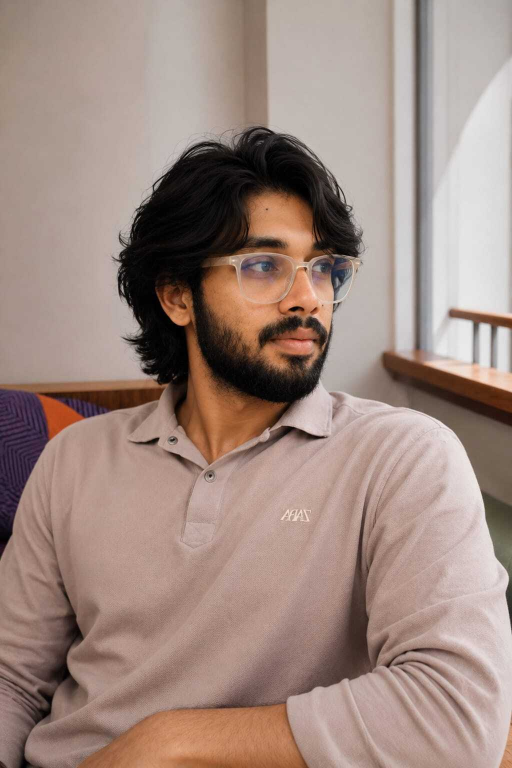
#> input picture face-ai/test.jpeg, 1024 x 1536 px (shown at 1/2 size)
$ python faceDetector.py
#> lines starting #> are read from the running program, lines starting #| are printed output that depends on the picture
import cv2
import os
import numpy as np


# ============================================================
# 1. LOAD FACE DETECTOR
# ============================================================

face_cascade = cv2.CascadeClassifier(
    cv2.data.haarcascades + "haarcascade_frontalface_default.xml"
)


# ============================================================
# 2. LOAD EYE DETECTOR
# ============================================================

eye_cascade = cv2.CascadeClassifier(
    cv2.data.haarcascades + "haarcascade_eye.xml"
)


# ============================================================
# 3. READ IMAGE
# ============================================================

image = cv2.imread("test.jpeg")
#> image is the input picture: shape (1536, 1024, 3); mean B, G, R 128.2, 137, 158.8

if image is None:
    print("Image not found!")
    exit()


# ============================================================
# 4. CONVERT IMAGE TO GRAYSCALE
# ============================================================

gray = cv2.cvtColor(image, cv2.COLOR_BGR2GRAY)
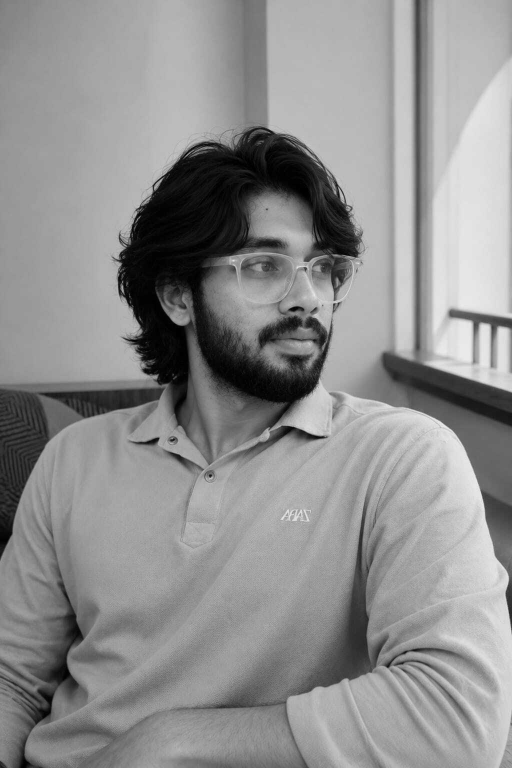
#> gray: shape (1536, 1024) (shown at 1/2 size); min 0, max 246, mean 142.5


# ============================================================
# 5. DETECT FACES
# ============================================================

faces = face_cascade.detectMultiScale(
    gray,
    scaleFactor=1.1,
    minNeighbors=5,
    minSize=(80, 80)
)
#> faces = ()

print("Raw detections:", len(faces))
#| Raw detections: 0


# ============================================================
# 6. CREATE OUTPUT FOLDERS
# ============================================================

os.makedirs("detected_faces", exist_ok=True)
os.makedirs("features", exist_ok=True)


# ============================================================
# 7. VALIDATE DETECTED FACES
# ============================================================

valid_faces = []

for (x, y, w, h) in faces:

    # Extract face region from grayscale image
    face_gray = gray[y:y + h, x:x + w]

    # Detect eyes inside the face
    eyes = eye_cascade.detectMultiScale(
        face_gray,
        scaleFactor=1.1,
        minNeighbors=5,
        minSize=(15, 15)
    )

    print(
        f"Detection: x={x}, y={y}, "
        f"width={w}, height={h}, "
        f"eyes={len(eyes)}"
    )

    # Keep detection if at least one eye is found
    if len(eyes) >= 1:
        valid_faces.append((x, y, w, h))
#> this loop made 0 passes
#> after the loop, valid_faces = []


print("Valid faces:", len(valid_faces))
#| Valid faces: 0


# ============================================================
# 8. PROCESS EVERY VALID FACE
# ============================================================

for index, (x, y, w, h) in enumerate(valid_faces, start=1):

    # --------------------------------------------------------
    # A. CROP FACE
    # --------------------------------------------------------

    face_crop = image[y:y + h, x:x + w]

    print(f"\nProcessing Face {index}...")


    # --------------------------------------------------------
    # B. PREPROCESSING - RESIZE
    # --------------------------------------------------------

    # Every face will have the same size
    face_resized = cv2.resize(
        face_crop,
        (128, 128)
    )

    print("Resized face:", face_resized.shape)


    # --------------------------------------------------------
    # C. CONVERT FACE TO GRAYSCALE
    # --------------------------------------------------------

    face_gray = cv2.cvtColor(
        face_resized,
        cv2.COLOR_BGR2GRAY
    )


    # --------------------------------------------------------
    # D. NORMALIZATION
    # --------------------------------------------------------

    # Convert pixel values from:
    # 0 - 255
    #
    # to:
    # 0.0 - 1.0

    face_normalized = face_gray.astype(
        np.float32
    ) / 255.0


    # --------------------------------------------------------
    # E. FEATURE EXTRACTION
    # --------------------------------------------------------

    # Convert 128 x 128 matrix
    # into one-dimensional numerical vector

    features = face_normalized.flatten()


    # --------------------------------------------------------
    # F. PRINT FEATURE INFORMATION
    # --------------------------------------------------------

    print("Feature shape:", features.shape)
    print("Number of features:", len(features))

    print(
        "First 10 feature values:",
        features[:10]
    )


    # --------------------------------------------------------
    # G. SAVE ORIGINAL FACE CROP
    # --------------------------------------------------------

    face_output_path = (
        f"detected_faces/face_{index}.jpg"
    )

    cv2.imwrite(
        face_output_path,
        face_crop
    )

    print(
        f"Saved face: {face_output_path}"
    )


    # --------------------------------------------------------
    # H. SAVE FEATURE VECTOR
    # --------------------------------------------------------

    feature_output_path = (
        f"features/face_{index}_features.npy"
    )

    np.save(
        feature_output_path,
        features
    )

    print(
        f"Saved features: {feature_output_path}"
    )


    # --------------------------------------------------------
    # I. DRAW RECTANGLE AROUND VALID FACE
    # --------------------------------------------------------

    cv2.rectangle(
        image,
        (x, y),
        (x + w, y + h),
        (255, 0, 0),
        2
    )


# ============================================================
# 9. SHOW RESULT
# ============================================================

cv2.imshow(
    "Face Detection",
    image
)

cv2.waitKey(0)
cv2.destroyAllWindows()
